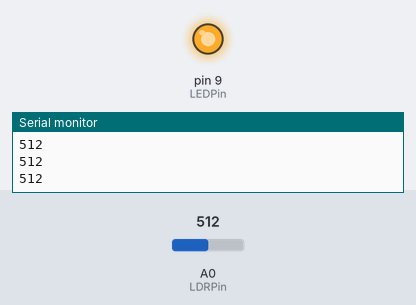
The sketch below on a simulated Arduino Uno, built with avr-gcc and run on an emulated ATmega328P. Shown: output pins drawn as LEDs (lit = HIGH), the last lines printed to the serial monitor. The inputs (shaded band) are chosen by the test bench; at power-on: A0 (LDRPin) = 512.

Above: at 1.2 s.
1.3 s: A0 (LDRPin) set to 122
At 2.2 s:
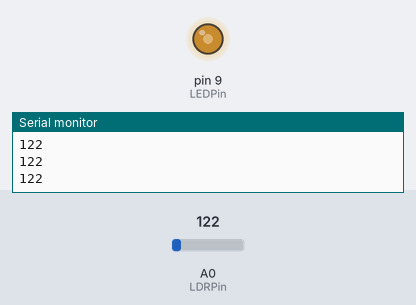
2.8 s: A0 (LDRPin) set to 0
At 3.5 s:
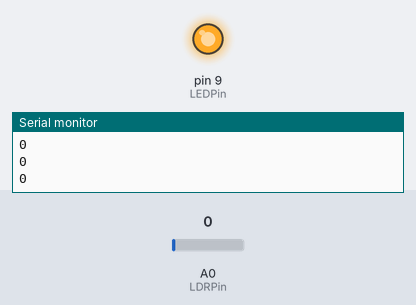
Timing chart, 0 to 5.8 s (numbered marks = the images above; inputs shaded):
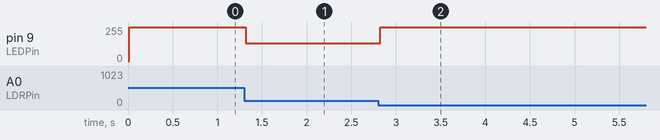

Measured:
- after the input at 1.3 s, pin 9 (LEDPin): 255/255 → 133/255 at once
- after the input at 2.8 s, pin 9 (LEDPin): 133/255 → 255/255 at once

The sketch:

LDR.ino
```cpp
const int LDRPin = 0;
const int LEDPin = 9;
int intensity = 0;
int tmp = 0;

void setup()
{
  Serial.begin(9600); // initiate Serial monitor for troubleshooting
  pinMode(LEDPin, OUTPUT); // set button to OUTPUT
  pinMode(LDRPin, INPUT); // set ldr to INPUT
}

void loop()
{
  intensity = analogRead(LDRPin); // read LDR pin light level
  Serial.println(intensity); // print brightness to Serial monitor for troubleshooting
  analogWrite(LEDPin, tmp); // set LED to brightness value 'tmp'
  tmp = intensity; // reads the value of the potentiometer (value between 0 and 1023)
  tmp = map(tmp, 255, 0, 0, 255); // scale it to use it with the servo (value between 0 and 180)
  delay(15); // delay before begining loop again
}
```
